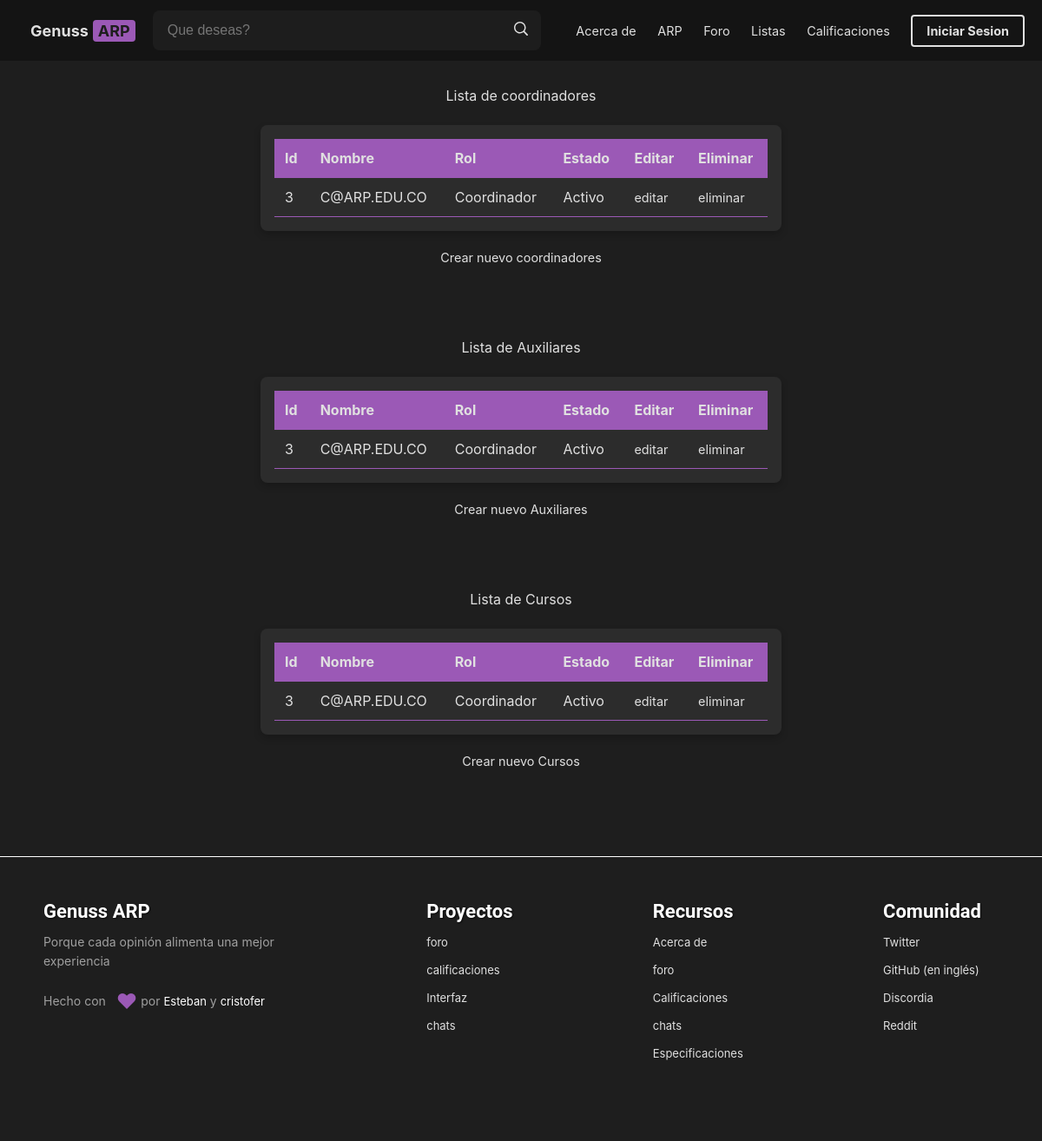
/prototipo/index.php?action=cuentasAdmin, run on the app's committed database.
### tables this page shows
CREATE TABLE `usuarios` (
  `id_usuario` int(11) NOT NULL,
  `nombre` varchar(50) DEFAULT NULL,
  `contraseña` varchar(50) DEFAULT NULL,
  `rol` enum('Coordinador','Auxiliar') DEFAULT NULL,
  `estado` enum('Activo','Inactivo') DEFAULT NULL
);

### prototipo/models/conexion.php (called while the page is built, shortened)
<?php
class Conexion{
	public function conectar(){
		$link = new PDO("mysql:host=localhost;dbname=proyectoalmuerzos","root","");
		return $link;
	}
}
?>

### prototipo/models/ModelCoordinador.php (called while the page is built, shortened)
<?php
require_once "models/conexion.php";
class MvcModelCoordinador extends Conexion
{
public function consultarUsuario()
{
	$stmt = Conexion::conectar()->prepare("
		SELECT *
		FROM `usuarios`
		WHERE `Estado` = 'activo'
		AND rol = 'Coordinador'
	");
	$stmt->execute();
	$rows = $stmt->fetchAll(PDO::FETCH_ASSOC);
	return $rows;
}
}
?>

### prototipo/index.php (called while the page is built, shortened)
<?php
require_once "controllers/ControllerCoordinador.php";
require_once "models/ModelCoordinador.php";
$obj = new MvcController();
$obj->plantilla();
?>

### prototipo/controllers/controllerCoordinador.php (the view, shortened to what this page needs)
<?php
class MvcControllerCoordinador
{
    public function ConsultarCuentasCoordinador()
    {
        $cue = new MvcModelCoordinador();
        $cons = $cue->consultarUsuario();
        if ($cons) {
            foreach ($cons as $item) {
                echo "<tr>";
                    echo "<td>" . $item['id_usuario'] . "</td>";
                    echo "<td>" . $item['nombre'] . "</td>";
                    echo "<td>" . $item['rol'] . "</td>";
                    echo "<td>" . $item['estado'] . "</td>";
                    echo "<td><a href='admin.php?action=Editar&mivarialble=".$item['id_usuario']. "'>editar</a></td>";
                    echo "<td><a href='admin.php?action=Eliminar&mivarialble=".$item['id_usuario']. "'>eliminar</a></td>";
                echo "</tr>";
            }
        } else {
            echo "Error";
        }
    }
}
?>

### prototipo/css/style.css (style rules this page uses)
:root { --bg-color: #1e1e1e; --text-color: #e0e0e0; --accent-color: #9b59b6; --secondary-bg: #2c2c2c; --highlight-color: #9b59b6; --gray: #a0a0a0; --green: #00ff00; }
* { margin: 0; padding: 0; box-sizing: border-box; }
body, html { font-family: 'Inter', sans-serif; background-color: var(--bg-color); color: var(--text-color); margin: 0; padding: 0; box-sizing: border-box; width: 100%; }

### prototipo/css/preloader.css (style rules this page uses)
body { background-color: #222; }

### prototipo/css/tabla.css (style rules this page uses)
:root { --bg-color: #1e1e1e; --text-color: #e0e0e0; --accent-color: #9b59b6; --secondary-bg: #2c2c2c; --highlight-color: #3498db; --gray: #a0a0a0; --border-color: #9b59b6; }
body { margin: 0; padding: 0; font-family: Arial, sans-serif; background-color: var(--bg-color); color: var(--text-color); }
th, td { padding: 12px; text-align: left; border-bottom: 1px solid var(--border-color); }

### data on the page
usuarios: id_usuario "3", nombre "C@ARP.EDU.CO", rol "Coordinador", estado "Activo"
